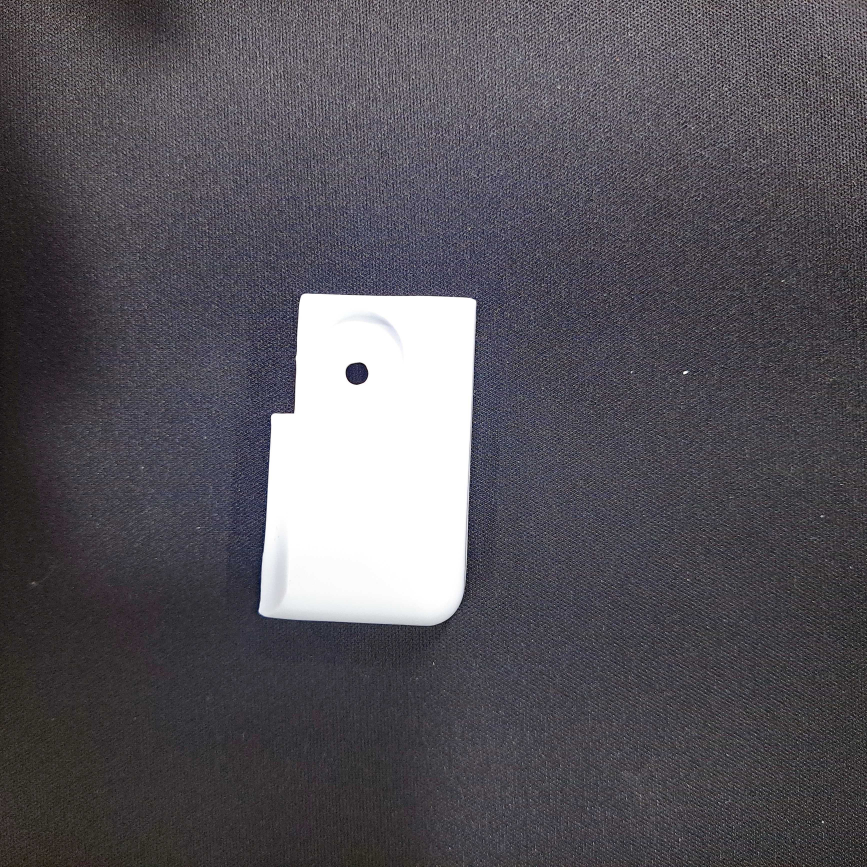
#> input picture sample.jpg, 3468 x 3468 px (shown at 1/4 size)
$ python -i utils.py   (imports and definitions only)
#> lines starting #> are read from the running program, lines starting #| are printed output that depends on the picture; after the words box and inside, x2 and y2 are one past the last pixel; in counts of white or black regions, pixels touching at a corner belong together
#> further down, picture is the input picture: shape (3468, 3468, 3); mean B, G, R 90.5, 84, 86.9
import cv2
import numpy as np

# [87 lines left out: functions canny_selector, load_imgs, not called in this run]

def canny_edge(img_input, use_vertical=True, use_horizontal=True):

    # canny = cv2.Canny(img, 25, 255) # hole is good
    # white white_plus = 100
    # gray white_plus = 150
#> called with use_vertical = True, use_horizontal = True
    img = np.where(np.logical_and(img_input>=1, img_input<=100), img_input+100, img_input)
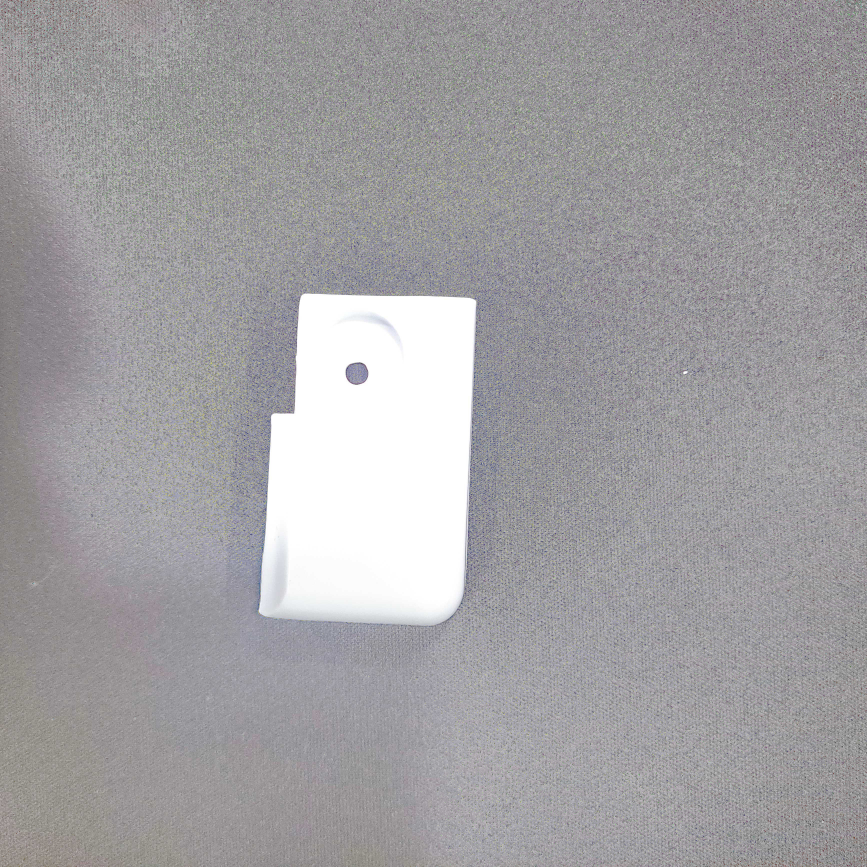
#> img: shape (3468, 3468, 3) (shown at 1/4 size); mean B, G, R 162.5, 160.1, 161.7
    img = np.clip(img, 0, 255)
    img = img.astype(img_input.dtype)
    cv2.imshow('np where', img)
    cv2.waitKey(0)
    canny = cv2.Canny(img_input, 25, 100) # hole is good
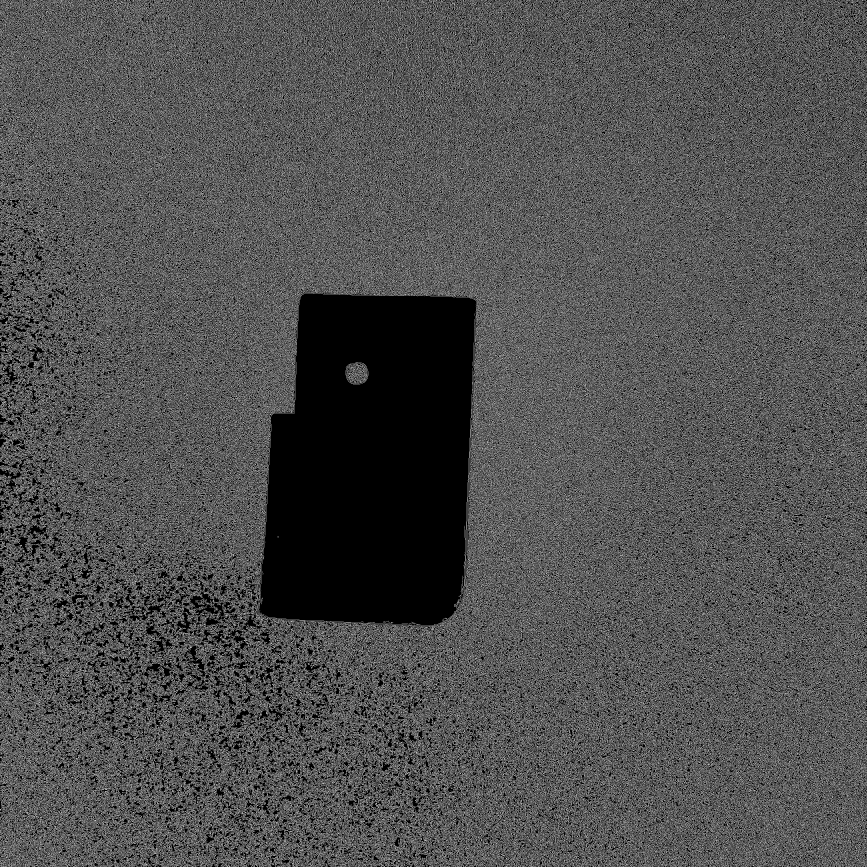
#> canny: shape (3468, 3468) (shown at 1/4 size); 31.3% white in thin lines or dots

    cv2.imshow('canny', canny)
    cv2.waitKey(0)
    if use_horizontal:
        kernel = np.ones((1,5), np.uint8)
        canny = cv2.dilate(canny, kernel, iterations=1)
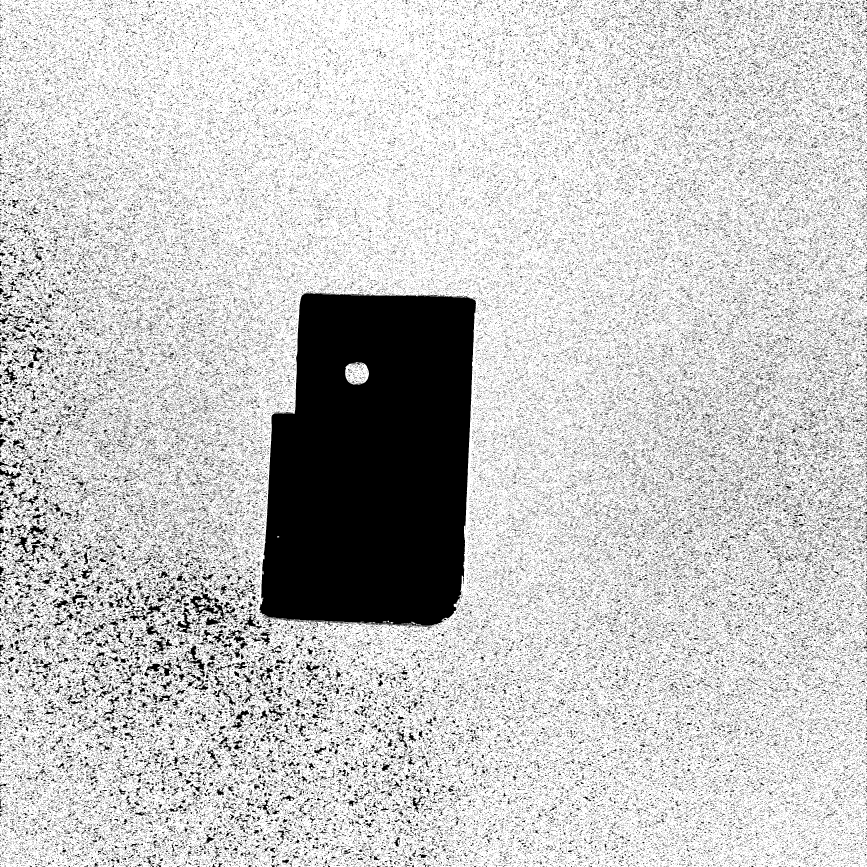
#> canny: shape (3468, 3468) (shown at 1/4 size); 77.8% white; 244847 black regions (230474 under 20 px), largest, box (x1, y1, x2, y2) and area: (1037, 1174, 1904, 2503) 984946, (758, 2368, 942, 2467) 6263, (584, 2645, 705, 2709) 2411
        kernel = np.ones((1,3), np.uint8)
        canny = cv2.erode(canny, kernel, iterations=1)
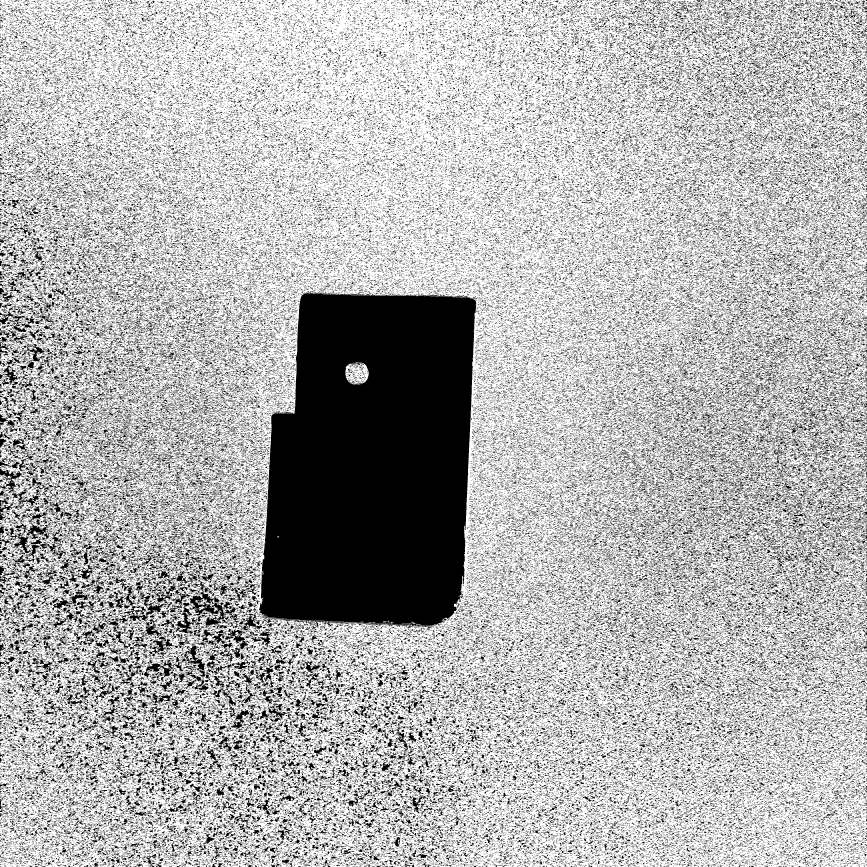
#> canny: shape (3468, 3468) (shown at 1/4 size); 69.9% white; 204701 black regions (175291 under 20 px), largest, box (x1, y1, x2, y2) and area: (1036, 1174, 1905, 2513) 989442, (757, 2368, 943, 2467) 7234, (46, 2146, 171, 2255) 3845

    if use_vertical:
        v_kernel = np.ones((5,1), np.uint8)
        canny = cv2.dilate(canny, v_kernel, iterations=1)
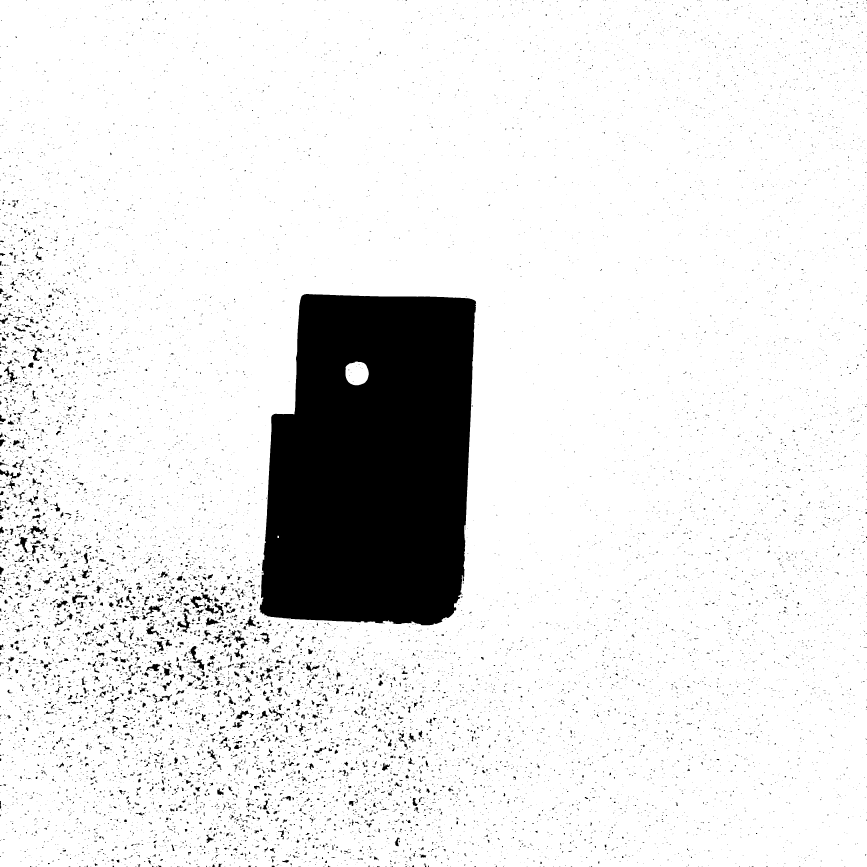
#> canny: shape (3468, 3468) (shown at 1/4 size); 89.9% white; 13312 black regions (11059 under 20 px), largest, box (x1, y1, x2, y2) and area: (1037, 1176, 1905, 2501) 982310, (761, 2370, 853, 2435) 1899, (752, 2584, 818, 2680) 1641
        # canny = cv2.erode(canny, kernel, iterations=1)

    # canny = cv2.erode(canny, v_kernel, iterations=1)

    return canny

# [53 lines left out: function find_contours, not called in this run]

>>> import cv2
>>> picture = cv2.imread('../sample.jpg')
>>> result = canny_edge(picture)

$ run again, on test2.jpg
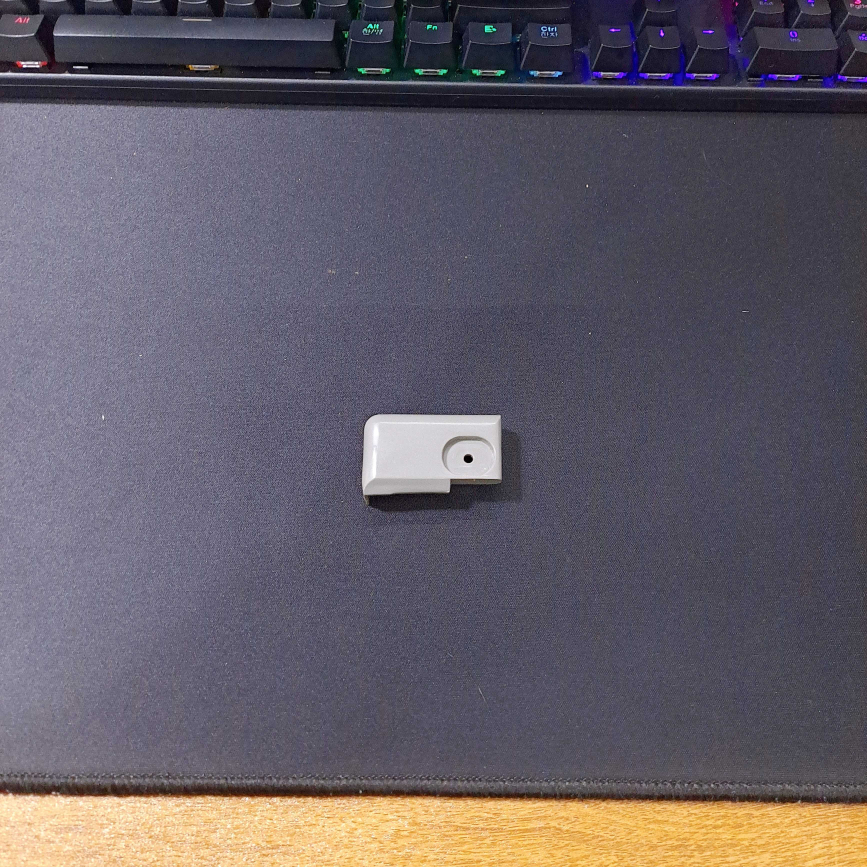
#> input picture test2.jpg, 3468 x 3468 px (shown at 1/4 size)
#> picture is the input picture: shape (3468, 3468, 3); mean B, G, R 102.9, 93, 99
#> in canny_edge, `canny = cv2.Canny(img_input, 25, 100)`:
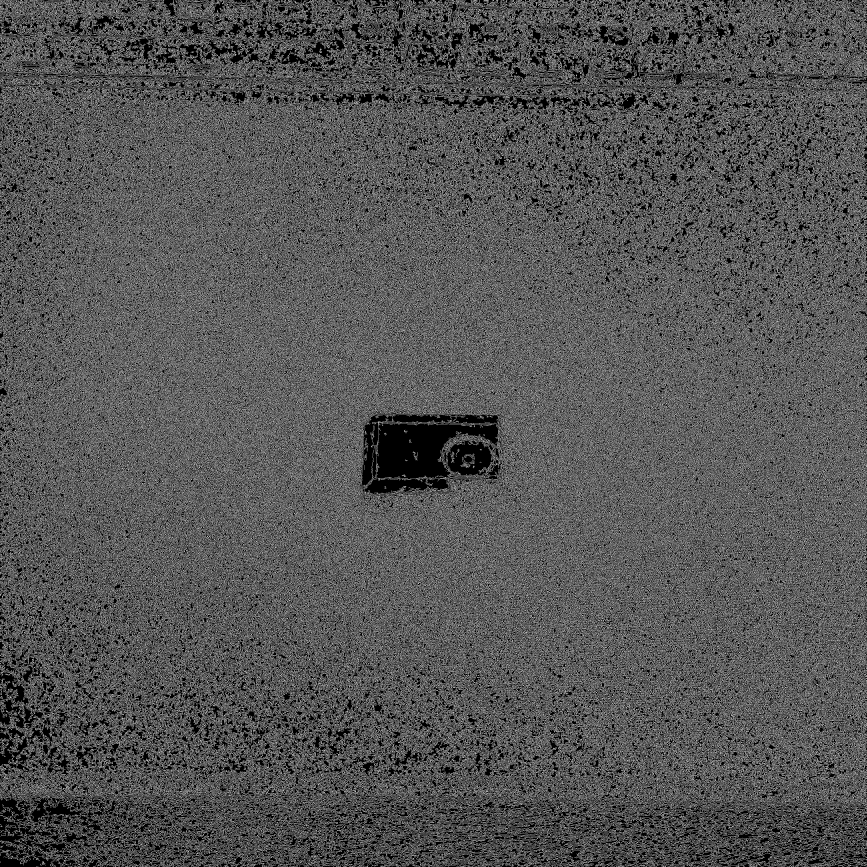
#> canny: shape (3468, 3468) (shown at 1/4 size); 33.4% white in thin lines or dots
#> in canny_edge, `canny = cv2.dilate(canny, v_kernel, iterations=1)`:
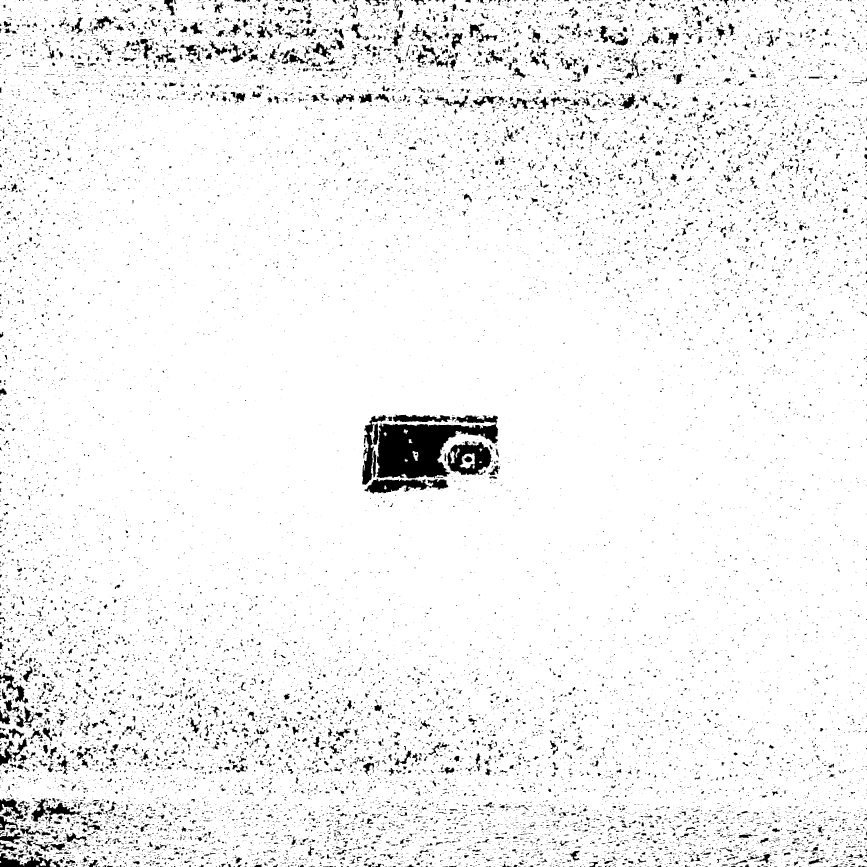
#> canny: shape (3468, 3468) (shown at 1/4 size); 94.8% white; 18035 black regions (13284 under 20 px), largest, box (x1, y1, x2, y2) and area: (1507, 1661, 1992, 1914) 65644, (1789, 1764, 1972, 1901) 14123, (1458, 1915, 1793, 1975) 11157

$ run again, on 032110_white_r1_40cm_2_original_.png
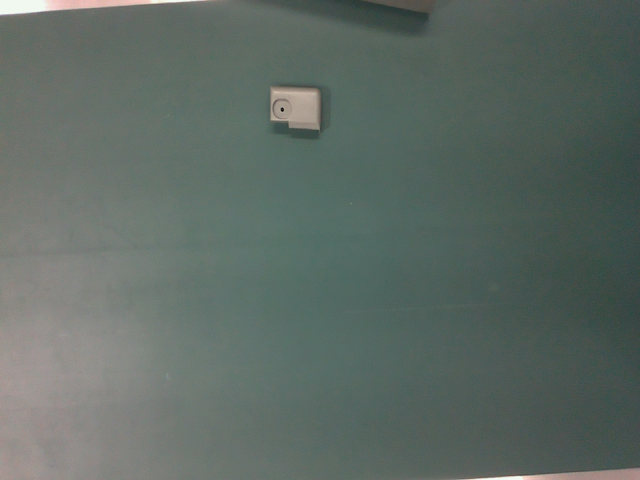
#> input picture 032110_white_r1_40cm_2_original_.png, 640 x 480 px
#> picture is the input picture: shape (480, 640, 3); mean B, G, R 100, 106.1, 94.1
#> in canny_edge, `img = np.where(np.logical_and(img_input>=1, img_input<=100), img_input..`:
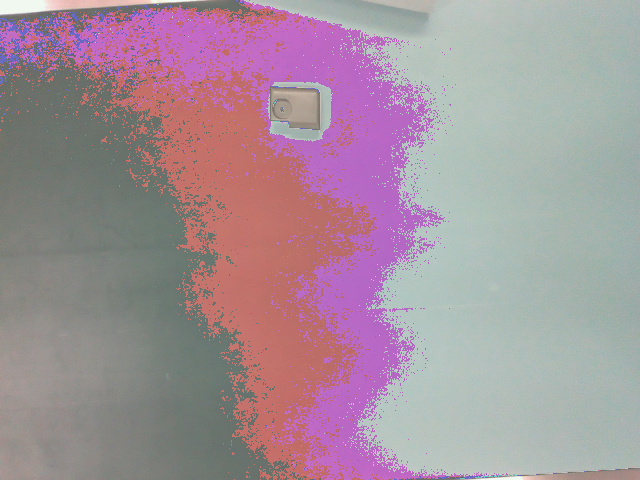
#> img: shape (480, 640, 3); mean B, G, R 155, 145.1, 164.3
#> in canny_edge, `canny = cv2.dilate(canny, v_kernel, iterations=1)`:
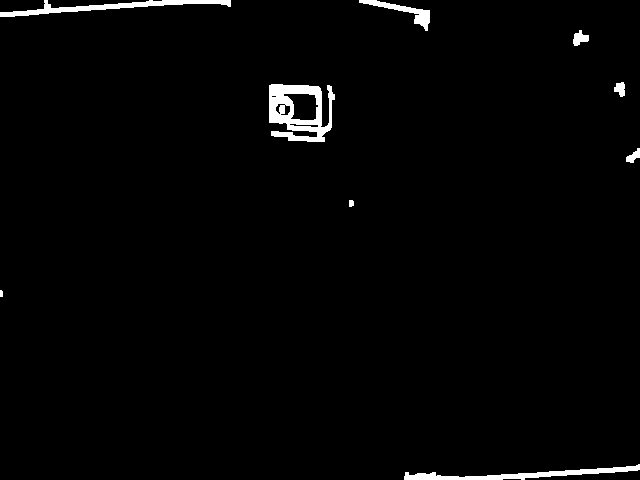
#> canny: shape (480, 640); 1.8% white; 9 white regions, largest, box (x1, y1, x2, y2) and area: (269, 84, 335, 142) 2118, (404, 464, 640, 480) 1209, (0, 0, 231, 17) 1198
